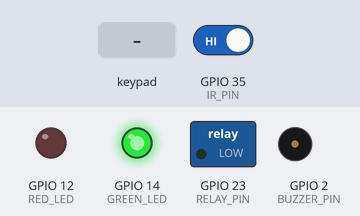
Bench run of a sketch on a simulated ESP32. On the bench: switched loads named in the sketch (green lamp = pin HIGH), output pins drawn as LEDs (lit = HIGH), buzzer (waves = sounding). Inputs (shaded band) come from the test bench; at power-on: GPIO 35 (IR_PIN) HIGH. WiFi joins after 1.5 s; servers stay silent unless stated; random numbers use the default seed unless the sketch sets one; no MQTT or app messages arrive unless stated; what the sketch prints to the serial monitor is not drawn.

Above: at 3.0 s.
3.1 s: GPIO 35 (IR_PIN) driven LOW
At 3.8 s:
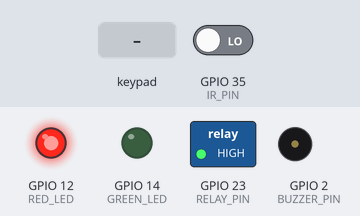
6.5 s: keypad keys 1 2 3 4 5 6 7 8 # pressed 0.4 s apart
At 9.91 s:
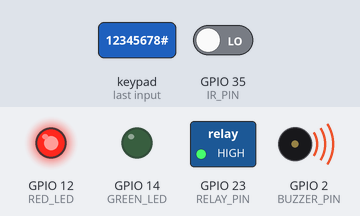
Timing chart, 0 to 11.6 s (numbered marks = the images above; inputs shaded):
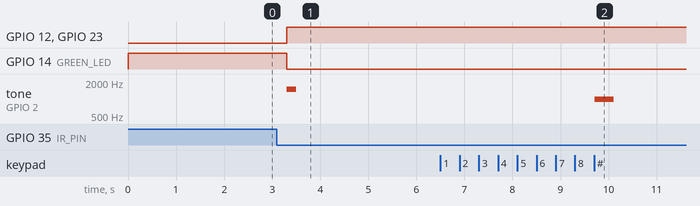

Measured:
- after the input at 3.1 s, GPIO 12 (RED_LED), GPIO 23 (RELAY_PIN): LOW → HIGH after 0.20 s; GPIO 14 (GREEN_LED): HIGH → LOW after 0.20 s; tone on GPIO 2 (BUZZER_PIN): silent → 1500 Hz after 0.21 s, → silent 0.20 s later
- after the input at 6.5 s, tone on GPIO 2 (BUZZER_PIN): silent → 1000 Hz after 3.2 s, → silent 0.40 s later

The sketch:

edge_node.ino
```cpp
#define BLYNK_TEMPLATE_ID "TMPL3x-ZkFg7w"
#define BLYNK_TEMPLATE_NAME "Smart Parcel Locker"
#define BLYNK_AUTH_TOKEN "4VZnnYojSgAOsm6EBRPBkqa8qidMkkT5"

#include <WiFi.h>
#include <BlynkSimpleEsp32.h>
#include <PubSubClient.h>
#include <Keypad.h>

// ===== WiFi + MQTT =====
const char* ssid = "POCO X6 5G";
const char* password = "12345678";
const char* mqtt_server = "test.mosquitto.org";

WiFiClient espClient;
PubSubClient client(espClient);
BlynkTimer timer;

// ===== Hardware Pins =====
#define IR_PIN 35
#define RELAY_PIN 23
#define GREEN_LED 14
#define RED_LED 12
#define BUZZER_PIN 2

// ===== Keypad Setup =====
const byte ROWS = 4, COLS = 4;
char keys[ROWS][COLS] = {
  {'1','2','3','A'},
  {'4','5','6','B'},
  {'7','8','9','C'},
  {'*','0','#','D'}
};
byte rowPins[ROWS] = {32, 33, 25, 26};
byte colPins[COLS] = {4, 21, 18, 19};
Keypad keypad = Keypad(makeKeymap(keys), rowPins, colPins, ROWS, COLS);

// ===== Variables =====
String generatedOTP = "";
String enteredOTP = "";
bool parcelInside = false;
int wrongAttempts = 0;

// ===== Helper Functions =====
String generateOTP() {
  String otp = "";
  for (int i = 0; i < 4; i++) otp += String(random(0, 9));
  return otp;
}

void updateLEDs(bool unlocked) {
  digitalWrite(GREEN_LED, unlocked);
  digitalWrite(RED_LED, !unlocked);
}

// ===== Lock/Unlock Locker =====
void lockBox(bool unlock) {
  // Active LOW relay: LOW = UNLOCK, HIGH = LOCK
  digitalWrite(RELAY_PIN, unlock ? LOW : HIGH);
  updateLEDs(unlock);
  Blynk.virtualWrite(V0, unlock ? "Unlocked 🔓" : "Locked 🔒");
  Serial.println(unlock ? "🔓 Locker UNLOCKED" : "🔒 Locker LOCKED");
  Blynk.virtualWrite(V4, unlock ? "🔓 Locker UNLOCKED" : "🔒 Locker LOCKED");
}

// ===== MQTT Callback =====
void callback(char* topic, byte* payload, unsigned int length) {
  String message;
  for (int i = 0; i < length; i++) message += (char)payload[i];
  message.trim();

  Serial.print("📩 MQTT Message on "); Serial.print(topic); Serial.print(": "); Serial.println(message);
  Blynk.virtualWrite(V4, "📩 MQTT: " + message);

  if (String(topic) == "parcelLocker/pir" && message == "motion_detected") {
    if (!parcelInside) {
      Serial.println("👀 Motion detected → Unlocking locker...");
      tone(BUZZER_PIN, 2000, 200);
      lockBox(true);
      Blynk.virtualWrite(V4, "👀 Motion detected → Locker UNLOCKED for delivery");
    }
  }
}

void reconnect() {
  while (!client.connected()) {
    Serial.print("Connecting to MQTT...");
    if (client.connect("LockerEdgeNode")) {
      Serial.println("connected!");
      client.subscribe("parcelLocker/pir");
    } else {
      Serial.print("failed, rc=");
      Serial.print(client.state());
      Serial.println(" retrying...");
      delay(2000);
    }
  }
}

// ===== Check IR sensor & control relay =====
void checkParcel() {
  int irState = digitalRead(IR_PIN);

  if (irState == LOW) {
    // Parcel detected → Lock locker
    digitalWrite(RELAY_PIN, HIGH);
    updateLEDs(false);

    if (!parcelInside) {
      parcelInside = true;
      generatedOTP = generateOTP();

      Serial.print("📦 Parcel detected! OTP: "); Serial.println(generatedOTP);
      Blynk.virtualWrite(V4, "📦 Parcel detected! OTP: " + generatedOTP);

      Blynk.virtualWrite(V1, generatedOTP);
      Blynk.virtualWrite(V2, "Parcel Inside 📦");
      Blynk.virtualWrite(V3, 1);

      tone(BUZZER_PIN, 1500, 200);
      Blynk.logEvent("parcel_arrived", "Parcel placed. OTP: " + generatedOTP);
    }
  }
  else {
    // No parcel → Unlock locker
    digitalWrite(RELAY_PIN, LOW);
    updateLEDs(true);

    if (parcelInside == false) {
      Blynk.virtualWrite(V2, "Locker Empty");
      Blynk.virtualWrite(V3, 0);
      Serial.println("✅ No object → Locker unlocked");
      Blynk.virtualWrite(V4, "✅ No object detected → Locker UNLOCKED");
    }
  }
}

// ===== Keypad handling =====
void handleKeypad() {
  char key = keypad.getKey();
  if (!key) return;

  // show each key press live
  Serial.print("Key Pressed: "); Serial.println(key);
  Blynk.virtualWrite(V4, "🔢 Key pressed: " + String(key));

  if (key == '#') {
    Blynk.virtualWrite(V4, "🔐 OTP Submitted: " + enteredOTP);

    if (enteredOTP == generatedOTP && parcelInside) {
      Serial.println("✅ Correct OTP! Unlocking locker...");
      Blynk.virtualWrite(V4, "✅ Correct OTP! Unlocking locker...");
      tone(BUZZER_PIN, 2000, 300);

      digitalWrite(RELAY_PIN, LOW); // Unlock
      updateLEDs(true);
      delay(5000); // pickup time
      digitalWrite(RELAY_PIN, HIGH); // Lock again
      updateLEDs(false);

      parcelInside = false;
      enteredOTP = "";
      wrongAttempts = 0;

      Blynk.virtualWrite(V2, "Locker Empty");
      Blynk.virtualWrite(V3, 0);
      Blynk.virtualWrite(V4, "✅ Locker opened & re-locked after pickup");
      Blynk.logEvent("locker_opened", "Locker opened successfully!");
    }
    else {
      wrongAttempts++;
      Serial.println("❌ Wrong OTP!");
      tone(BUZZER_PIN, 1000, 400);
      Blynk.virtualWrite(V4, "❌ Wrong OTP entered!");

      if (wrongAttempts >= 3) {
        Blynk.logEvent("alert", "🚨 Multiple Wrong Attempts!");
        Serial.println("🚨 ALERT: Multiple Wrong Attempts!");
        Blynk.virtualWrite(V4, "🚨 ALERT: Multiple Wrong Attempts!");
        wrongAttempts = 0;
      }
      enteredOTP = "";
    }
  }
  else if (key == '*') {
    enteredOTP = "";
    Serial.println("🔄 OTP Cleared");
    Blynk.virtualWrite(V4, "🔄 OTP Cleared");
  }
  else {
    enteredOTP += key;
    Serial.print("Entered OTP so far: ");
    Serial.println(enteredOTP);
    Blynk.virtualWrite(V4, "🟩 Entered OTP: " + enteredOTP);
  }
}

// ===== Setup =====
void setup() {
  Serial.begin(115200);

  pinMode(IR_PIN, INPUT);
  pinMode(RELAY_PIN, OUTPUT);
  pinMode(GREEN_LED, OUTPUT);
  pinMode(RED_LED, OUTPUT);
  pinMode(BUZZER_PIN, OUTPUT);

  digitalWrite(RELAY_PIN, LOW); // Start unlocked
  updateLEDs(true);

  WiFi.begin(ssid, password);
  while (WiFi.status() != WL_CONNECTED) { delay(500); Serial.print("."); }
  Serial.println("\n✅ WiFi Connected");

  client.setServer(mqtt_server, 1883);
  client.setCallback(callback);

  Blynk.begin(BLYNK_AUTH_TOKEN, ssid, password);
  timer.setInterval(500L, checkParcel);

  Serial.println("🚀 Smart Parcel Locker Ready!");
  Blynk.virtualWrite(V4, "🚀 System Ready. Waiting for motion via MQTT...");
}

// ===== Loop =====
void loop() {
  if (!client.connected()) reconnect();
  client.loop();
  Blynk.run();
  timer.run();
  handleKeypad();
}
```
